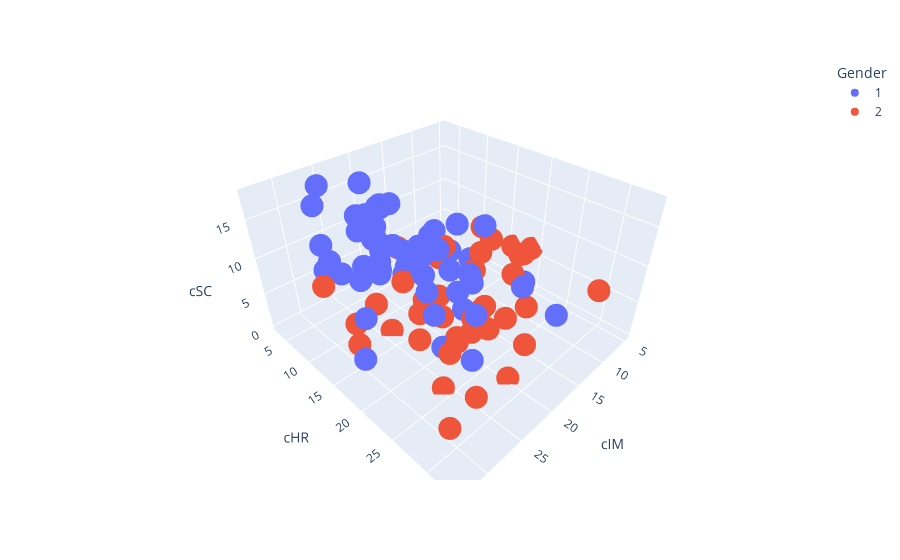

This figure's notebook cell:
### Code cell
import plotly.express as px
df = df_analysis
fig = px.scatter_3d(df, x="cIM", y="cHR", z="cSC", color="Gender", hover_name="adhdtype")
fig.show()

### Figure 1 — Plotly figure (JSON) as saved in the notebook; plotly's stock layout.template omitted (floating-point values rounded to 4 significant figures; data arrays with more than 128 entries replaced by an {"elided": "..."} marker saying what was removed)
{"data": [{"hovertemplate": "<b>%{hovertext}</b><br><br>Gender=1<br>cIM=%{x}<br>cHR=%{y}<br>cSC=%{z}<extra></extra>", "hovertext": {"elided": "4332 int values"}, "legendgroup": "1", "marker": {"color": "#636efa", "symbol": "circle"}, "mode": "markers", "name": "1", "scene": "scene", "showlegend": true, "type": "scatter3d", "x": {"elided": "4332 int values"}, "y": {"elided": "4332 int values"}, "z": {"elided": "4332 int values"}}, {"hovertemplate": "<b>%{hovertext}</b><br><br>Gender=2<br>cIM=%{x}<br>cHR=%{y}<br>cSC=%{z}<extra></extra>", "hovertext": {"elided": "2964 int values"}, "legendgroup": "2", "marker": {"color": "#EF553B", "symbol": "circle"}, "mode": "markers", "name": "2", "scene": "scene", "showlegend": true, "type": "scatter3d", "x": {"elided": "2964 int values"}, "y": {"elided": "2964 int values"}, "z": {"elided": "2964 int values"}}], "layout": {"legend": {"title": {"text": "Gender"}, "tracegroupgap": 0}, "margin": {"t": 60}, "scene": {"domain": {"x": [0, 1], "y": [0, 1]}, "xaxis": {"title": {"text": "cIM"}}, "yaxis": {"title": {"text": "cHR"}}, "zaxis": {"title": {"text": "cSC"}}}}}
